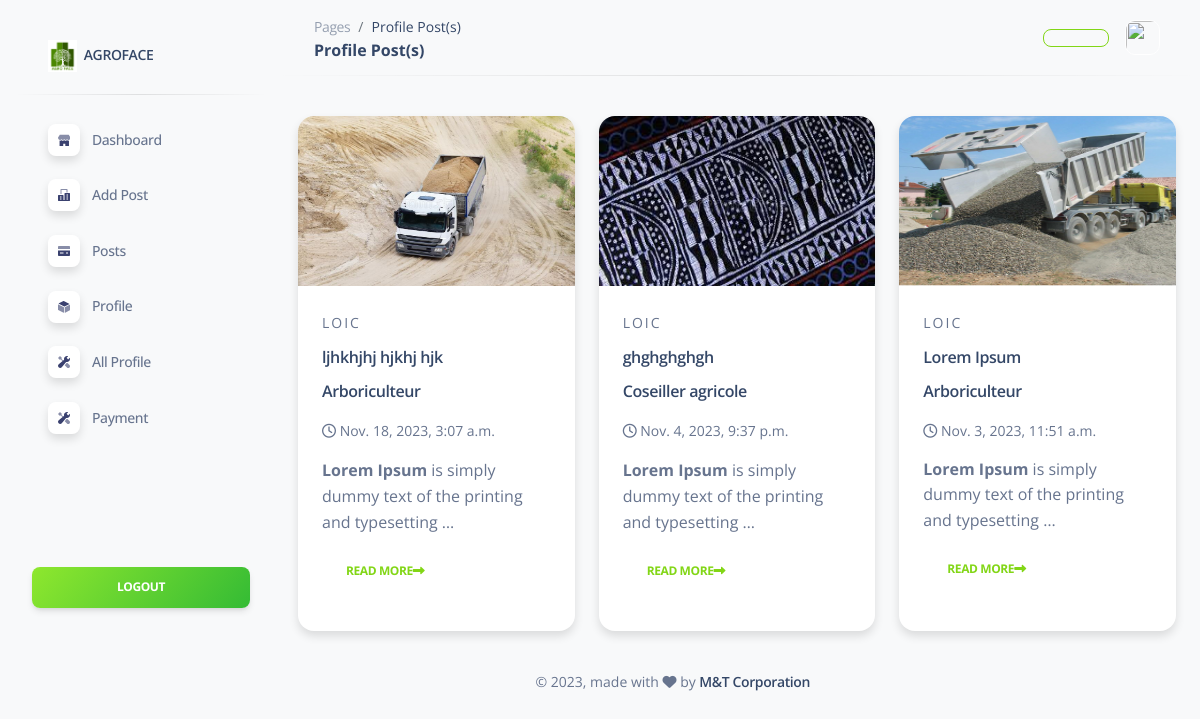
The page /2/articles/ on the database its author committed.
### company/models.py (models this page shows, shortened)
class Article(models.Model):
    author = models.ForeignKey("auth.User",on_delete = models.CASCADE, related_name='articles')
    profile = models.ForeignKey(Profile, on_delete=models.CASCADE, blank=True, null=True)
    title = models.CharField(max_length = 255)
    category = models.ForeignKey("Category",on_delete = models.CASCADE)
    content = RichTextField()
    created_date = models.DateTimeField(auto_now_add=True)
    article_image = models.FileField(upload_to='files/', blank = True,null = True)
    slug = models.SlugField(unique=True, max_length=100)
    class Meta:
        ordering = ['-created_date']

class Category(models.Model):
    category = models.CharField(max_length=100)
    def __str__(self):
        return self.category

### company/views.py (the view)
# urls.py: path('<int:profile_id>/articles/', views.profile_posts, name='profile_posts'),
def profile_posts(request, profile_id):
    profile = get_object_or_404(Profile, pk=profile_id)
    articles = Article.objects.filter(profile=profile)
    return render(request, 'registration/profile_posts.html', {'profile': profile, 'articles': articles})

### company/templates/registration/profile_posts.html (shortened to what this page needs)
{% extends '_partials/base1.html' %}
{% load static %}
{% load i18n %}
{% block content %}
<nav class="navbar navbar-main navbar-expand-lg shadow-none px-0 mx-4 " id="navbarBlur" navbar-scroll="true">
  <div class="container-fluid py-1 px-3">
    <nav aria-label="breadcrumb">
      <ol class="breadcrumb bg-transparent mb-0 pb-0 pt-1 px-0 me-sm-6 me-5">
        <li class="breadcrumb-item text-sm"><a class="opacity-5 text-dark" href="javascript:;">Pages</a></li>
        <li class="breadcrumb-item text-sm text-dark active" aria-current="page">Profile Post(s)</li>
      </ol>
      <h6 class="font-weight-bolder mb-0">Profile Post(s)</h6>
    </nav>
    <div class="collapse navbar-collapse mt-sm-0 mt-2 me-md-0 me-sm-4" id="navbar">
      <ul class="navbar-nav  justify-content-end">
        <li class="nav-item d-flex align-items-center">
          <a class="btn btn-outline-success btn-sm mb-0 me-3" href="">{{request.user.username}}</a>
        </li>
        <li class="nav-item d-flex align-items-center">
          <img src="{{user.profile.profile_image.url}}" style="border: 1px solid white; border-radius: 10px; width: 35px; height: 35px" class="mr-3">
       </li>
      </ul>
    </div>
  </div>
</nav>
<hr class="horizontal dark mt-0">
{% if articles %}
  <div class="container-fluid">
    <div class="row">
      {% for article in articles %}
        <div class="col-lg-4 col-sm-6 mb-4 mt-4 hover-animate">
          <div class="card shadow border-0 h-100">
            <a href="{% url 'detail' article.slug %}">
              <img class="img-fluid card-img-top" style="height: 170px" src="{{article.article_image.url}}" alt="..."/></a>
            <div class="card-body"><a class="text-uppercase text-muted text-sm letter-spacing-2" href="#">
              {{article.author.username}} </a>
              <h6 class="my-2"><a class="text-dark" href="">
                {{article.title}}          </a></h6>
                <h6 class="my-2"><a class="text-dark" href="">
                {{article.category}}          </a></h6>
              <p class="text-gray-500 text-sm my-3"><i class="far fa-clock mr-2"></i>
                {{article.created_date}}</p>
              <p class="my-2 text-muted text-sm">
                {{article.content|safe|truncatewords:10}}
              </p>
              <a class="btn btn-link pl-0" style="color: #82d616" href="{% url 'detail' article.slug %}">Read more<i class="fa fa-long-arrow-alt-right ml-2"></i></a>
            </div>
          </div>
        </div>
      {% endfor %}
    </div>
  </div>
{% endif %}
{% endblock content %}

### rows shown on the page
Article: article_image (picture), author.username "LOIC", title "ljhkhjhj hjkhj hjk", category "Arboriculteur", created_date "Nov. 18, 2023, 3:07 a.m.", content "Lorem Ipsum is simply dummy text of the printing and typesetting …"
Article: article_image (picture), author.username "LOIC", title "ghghghghgh", category "Coseiller agricole", created_date "Nov. 4, 2023, 9:37 p.m.", content "Lorem Ipsum is simply dummy text of the printing and typesetting …"
Article: article_image (picture), author.username "LOIC", title "Lorem Ipsum", category "Arboriculteur", created_date "Nov. 3, 2023, 11:51 a.m.", content "Lorem Ipsum is simply dummy text of the printing and typesetting …"
